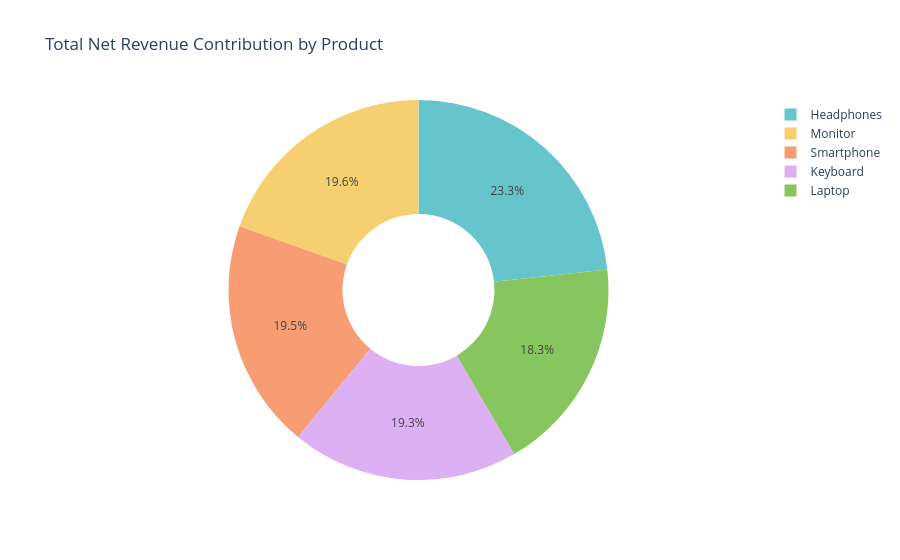

This figure's notebook cell:
### Code cell
fig_pie = px.pie(df, values='Net_Revenue', names='Product', 
             title='Total Net Revenue Contribution by Product',
             hole=0.4, color_discrete_sequence=px.colors.qualitative.Pastel)
fig_pie.show()

### Figure 1 — Plotly figure (JSON) as saved in the notebook; plotly's stock layout.template omitted (floating-point values rounded to 4 significant figures; data arrays with more than 128 entries replaced by an {"elided": "..."} marker saying what was removed)
{"data": [{"domain": {"x": [0, 1], "y": [0, 1]}, "hole": 0.4, "hovertemplate": "Product=%{label}<br>Net_Revenue=%{value}<extra></extra>", "labels": {"elided": "500 str values"}, "legendgroup": "", "name": "", "showlegend": true, "type": "pie", "values": {"elided": "500 float values"}}], "layout": {"legend": {"tracegroupgap": 0}, "piecolorway": ["rgb(102, 197, 204)", "rgb(246, 207, 113)", "rgb(248, 156, 116)", "rgb(220, 176, 242)", "rgb(135, 197, 95)", "rgb(158, 185, 243)", "rgb(254, 136, 177)", "rgb(201, 219, 116)", "rgb(139, 224, 164)", "rgb(180, 151, 231)", "rgb(179, 179, 179)"], "title": {"text": "Total Net Revenue Contribution by Product"}}}
